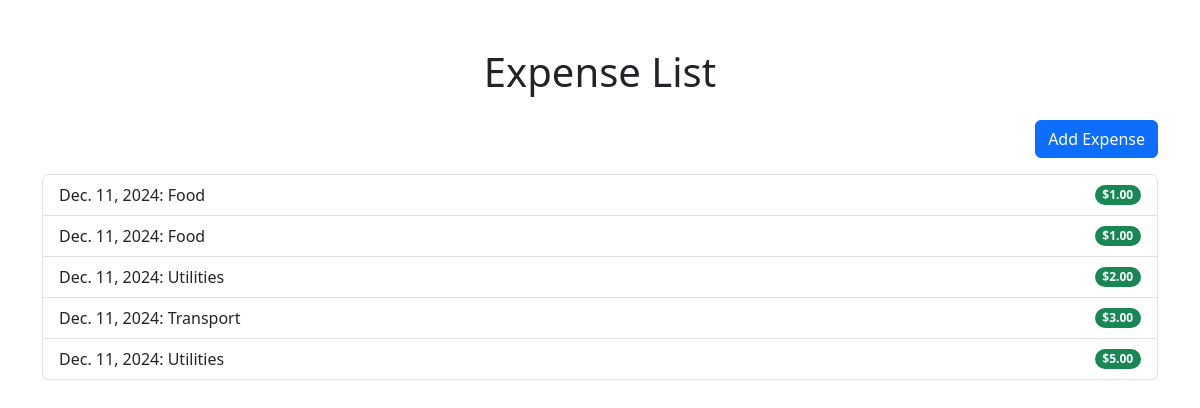
The page / on the database its author committed.
### tracker/models.py (models this page shows, shortened)
class Expense(models.Model):
    CATEGORY_CHOICES = [
        ('Food', 'Food'),
        ('Transport', 'Transport'),
        ('Utilities', 'Utilities'),
        ('Other', 'Other'),
    ]
    category = models.CharField(max_length=50, choices=CATEGORY_CHOICES)
    amount = models.DecimalField(max_digits=10, decimal_places=2)
    description = models.TextField(blank=True)
    date = models.DateField(auto_now_add=True)

### tracker/views.py (the view)
# urls.py: path('', views.expense_list, name='expense_list'),
def expense_list(request):
    expenses = Expense.objects.all()
    return render(request, 'tracker/expense_list.html', {'expenses': expenses})

### tracker/templates/tracker/expense_list.html (shortened to what this page needs)
<!DOCTYPE html>
<html lang="en">
<head>
    <link href="https://cdn.jsdelivr.net/npm/bootstrap@5.3.0-alpha3/dist/css/bootstrap.min.css" rel="stylesheet">
</head>
<body>
    <div class="container mt-5">
        <h1 class="text-center mb-4">Expense List</h1>
        <div class="text-end mb-3">
            <a href="{% url 'add_expense' %}" class="btn btn-primary">Add Expense</a>
        </div>
        <ul class="list-group">
            {% for expense in expenses %}
                <li class="list-group-item d-flex justify-content-between align-items-center">
                    <span>{{ expense.date }}: {{ expense.category }}</span>
                    <span class="badge bg-success rounded-pill">${{ expense.amount }}</span>
                </li>
            {% endfor %}
        </ul>
    </div>
</body>
</html>

### rows shown on the page
Expense: date "Dec. 11, 2024", category "Food", amount "1.00"
Expense: date "Dec. 11, 2024", category "Food", amount "1.00"
Expense: date "Dec. 11, 2024", category "Utilities", amount "2.00"
Expense: date "Dec. 11, 2024", category "Transport", amount "3.00"
Expense: date "Dec. 11, 2024", category "Utilities", amount "5.00"
